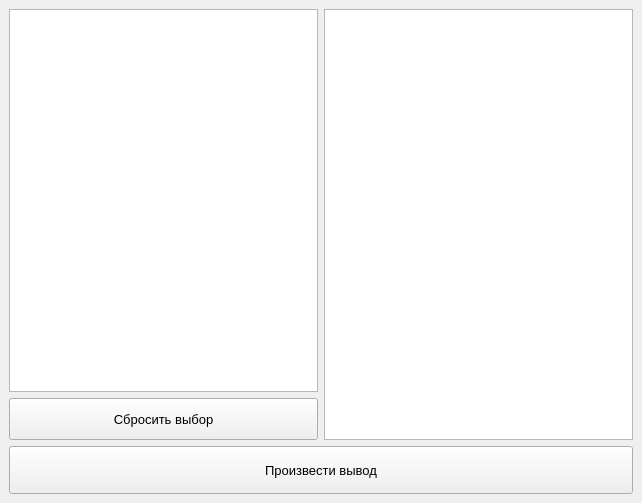
<?xml version="1.0" encoding="UTF-8"?>
<ui version="4.0">
 <class>ConsultWindow</class>
 <widget class="QMainWindow" name="ConsultWindow">
  <property name="geometry">
   <rect>
    <x>0</x>
    <y>0</y>
    <width>642</width>
    <height>503</height>
   </rect>
  </property>
  <property name="font">
   <font>
    <family>Arial</family>
    <pointsize>10</pointsize>
   </font>
  </property>
  <property name="windowTitle">
   <string>Консультирование</string>
  </property>
  <widget class="QWidget" name="centralwidget">
   <layout class="QGridLayout" name="gridLayout">
    <item row="0" column="0">
     <layout class="QVBoxLayout" name="verticalLayout_2" stretch="9,1">
      <item>
       <layout class="QHBoxLayout" name="horizontalLayout">
        <item>
         <layout class="QVBoxLayout" name="verticalLayout" stretch="9,1">
          <item>
           <widget class="QListWidget" name="listWidgetFacts"/>
          </item>
          <item>
           <widget class="QPushButton" name="butonUnselcetAll">
            <property name="sizePolicy">
             <sizepolicy hsizetype="Expanding" vsizetype="Expanding">
              <horstretch>0</horstretch>
              <verstretch>0</verstretch>
             </sizepolicy>
            </property>
            <property name="text">
             <string>Сбросить выбор</string>
            </property>
           </widget>
          </item>
         </layout>
        </item>
        <item>
         <widget class="QPlainTextEdit" name="plainText">
          <property name="readOnly">
           <bool>true</bool>
          </property>
         </widget>
        </item>
       </layout>
      </item>
      <item>
       <widget class="QPushButton" name="buttonProcess">
        <property name="sizePolicy">
         <sizepolicy hsizetype="Expanding" vsizetype="Expanding">
          <horstretch>0</horstretch>
          <verstretch>0</verstretch>
         </sizepolicy>
        </property>
        <property name="text">
         <string>Произвести вывод</string>
        </property>
       </widget>
      </item>
     </layout>
    </item>
   </layout>
  </widget>
 </widget>
 <resources/>
 <connections/>
</ui>
